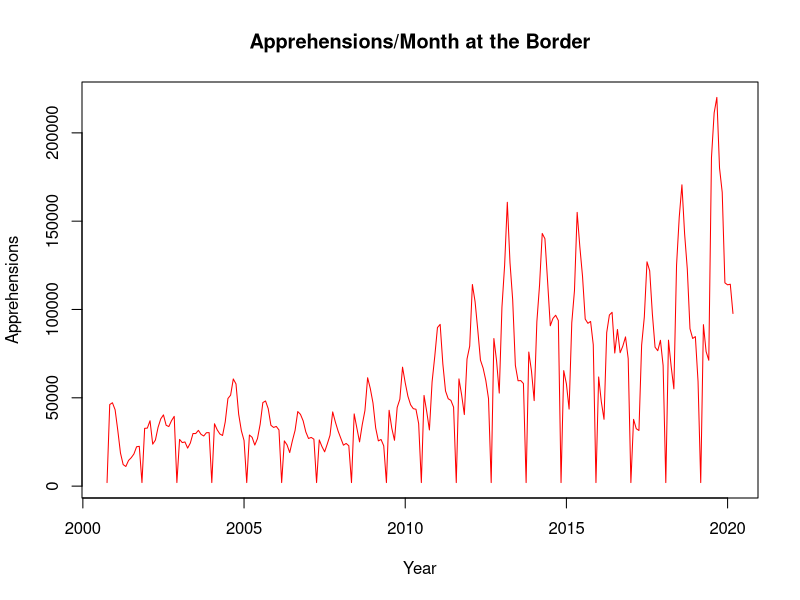

Recreate this plot in R. (Note: this script raises an error after producing the figure.)

A2010 <- read.csv("bp appre 2010.csv", header = TRUE, stringsAsFactors = FALSE)               # Brings the 2010 Apprehensions Data into R

A2017 <- read.csv("bp appre 2017.csv", header = TRUE, stringsAsFactors = FALSE)               # Brings the 2017 Apprehensions Data into R

MonSum <- read.csv("PB monthly summaries (1).csv", header = TRUE, stringsAsFactors = FALSE)   # Brings the Monthly Summaries Data into R

VecMonSum <- as.vector(t(MonSum))                                                             # Turns Monthly Summaries Data into Vectors

VMSTable <- ts(VecMonSum, start = c(2000,10), frequency=12)                                   # Gives Labels to the Rows and Columns of the Monthly Summaries Data Vectors

MonthlySummariesGraph <- ts.plot(
  VMSTable,
  gpars=list(
    xlab="Year",
    ylab="Apprehensions",
    lty=c(1:3)),
    main = "Apprehensions/Month at the Border",
    col = "red")                                                                              # Makes the TimeTable of the Monthly Summaries Data

DMA2010 <- data.matrix(A2010, rownames.force = NA)
DMA2017 <- data.matrix(A2017, rownames.force = NA)

t.test(DFA2010,DFA2017)
